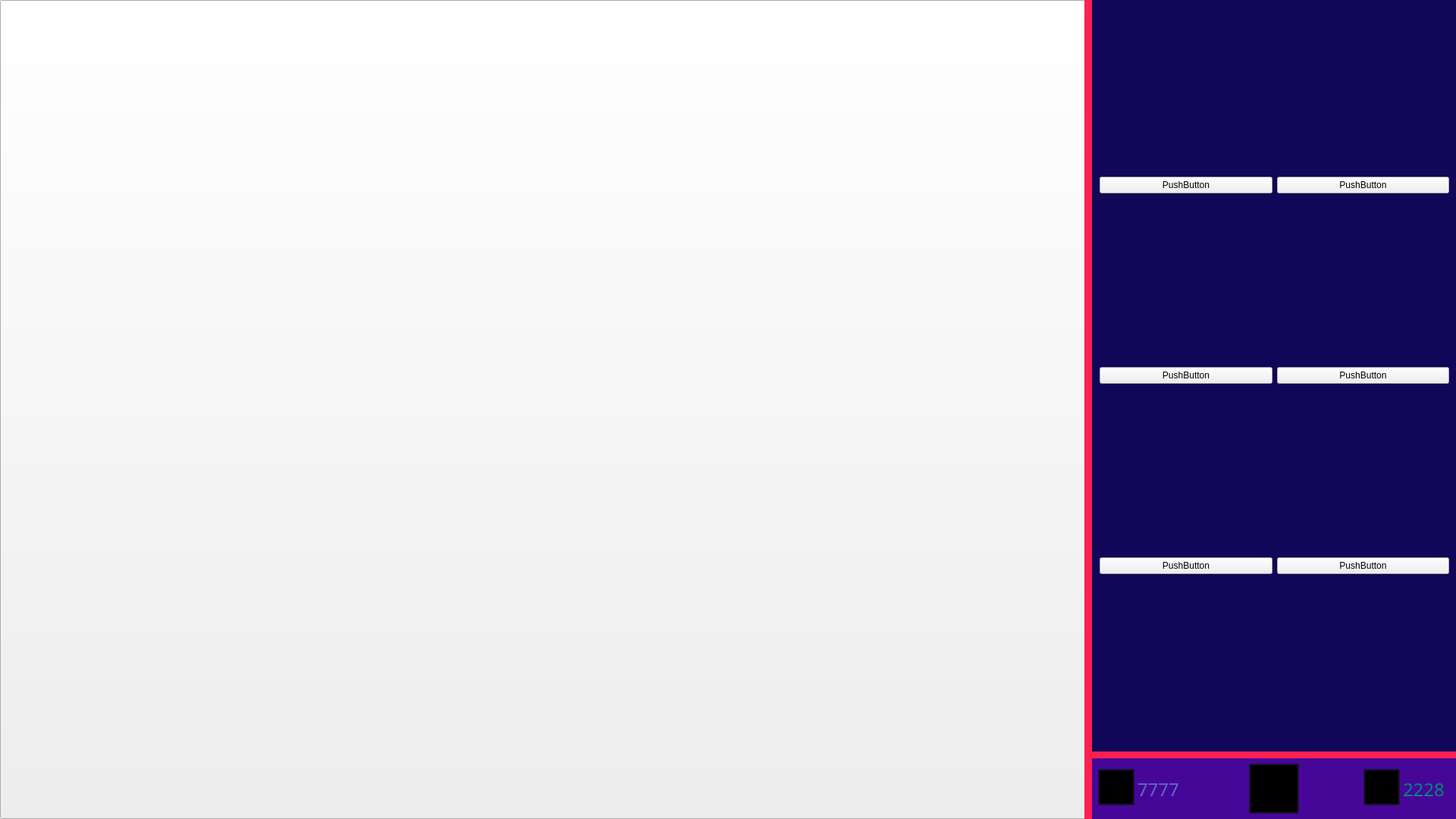
<?xml version="1.0" encoding="UTF-8"?>
<ui version="4.0">
 <class>MainWindow</class>
 <widget class="QMainWindow" name="MainWindow">
  <property name="geometry">
   <rect>
    <x>0</x>
    <y>0</y>
    <width>1920</width>
    <height>1080</height>
   </rect>
  </property>
  <property name="windowTitle">
   <string>MainWindow</string>
  </property>
  <widget class="QWidget" name="centralwidget">
   <widget class="QPushButton" name="pushButton">
    <property name="geometry">
     <rect>
      <x>0</x>
      <y>0</y>
      <width>1920</width>
      <height>1080</height>
     </rect>
    </property>
    <property name="text">
     <string/>
    </property>
    <property name="icon">
     <iconset>
      <normaloff>FonKomp.png</normaloff>FonKomp.png</iconset>
    </property>
    <property name="iconSize">
     <size>
      <width>1920</width>
      <height>1080</height>
     </size>
    </property>
   </widget>
   <widget class="QLabel" name="label">
    <property name="geometry">
     <rect>
      <x>1440</x>
      <y>0</y>
      <width>480</width>
      <height>991</height>
     </rect>
    </property>
    <property name="styleSheet">
     <string notr="true">background-color: rgb(51, 0, 77);</string>
    </property>
    <property name="text">
     <string/>
    </property>
   </widget>
   <widget class="QLabel" name="label_2">
    <property name="geometry">
     <rect>
      <x>1440</x>
      <y>990</y>
      <width>481</width>
      <height>10</height>
     </rect>
    </property>
    <property name="styleSheet">
     <string notr="true">background-color: rgb(255, 32, 81);</string>
    </property>
    <property name="frameShape">
     <enum>QFrame::NoFrame</enum>
    </property>
    <property name="text">
     <string/>
    </property>
   </widget>
   <widget class="QWidget" name="gridLayoutWidget">
    <property name="geometry">
     <rect>
      <x>1450</x>
      <y>10</y>
      <width>461</width>
      <height>971</height>
     </rect>
    </property>
    <layout class="QGridLayout" name="gridLayout">
     <item row="0" column="0">
      <widget class="QPushButton" name="pushButton_4">
       <property name="minimumSize">
        <size>
         <width>100</width>
         <height>225</height>
        </size>
       </property>
       <property name="styleSheet">
        <string notr="true">background-color: transparent;</string>
       </property>
       <property name="text">
        <string/>
       </property>
       <property name="icon">
        <iconset>
         <normaloff>Kart1.png</normaloff>Kart1.png</iconset>
       </property>
       <property name="iconSize">
        <size>
         <width>149</width>
         <height>225</height>
        </size>
       </property>
      </widget>
     </item>
     <item row="0" column="1">
      <widget class="QPushButton" name="pushButton_5">
       <property name="minimumSize">
        <size>
         <width>100</width>
         <height>225</height>
        </size>
       </property>
       <property name="styleSheet">
        <string notr="true">background-color: transparent;</string>
       </property>
       <property name="text">
        <string/>
       </property>
       <property name="icon">
        <iconset>
         <normaloff>Kart2.png</normaloff>Kart2.png</iconset>
       </property>
       <property name="iconSize">
        <size>
         <width>149</width>
         <height>225</height>
        </size>
       </property>
      </widget>
     </item>
     <item row="0" column="2">
      <widget class="QPushButton" name="pushButton_6">
       <property name="minimumSize">
        <size>
         <width>100</width>
         <height>225</height>
        </size>
       </property>
       <property name="styleSheet">
        <string notr="true">background-color: transparent;</string>
       </property>
       <property name="text">
        <string/>
       </property>
       <property name="icon">
        <iconset>
         <normaloff>Kart3.png</normaloff>Kart3.png</iconset>
       </property>
       <property name="iconSize">
        <size>
         <width>149</width>
         <height>225</height>
        </size>
       </property>
      </widget>
     </item>
     <item row="1" column="0">
      <widget class="QPushButton" name="pushButton_16">
       <property name="minimumSize">
        <size>
         <width>100</width>
         <height>225</height>
        </size>
       </property>
       <property name="styleSheet">
        <string notr="true">background-color: transparent;</string>
       </property>
       <property name="text">
        <string/>
       </property>
       <property name="icon">
        <iconset>
         <normaloff>Kart4.png</normaloff>Kart4.png</iconset>
       </property>
       <property name="iconSize">
        <size>
         <width>149</width>
         <height>225</height>
        </size>
       </property>
      </widget>
     </item>
     <item row="1" column="1">
      <widget class="QPushButton" name="pushButton_7">
       <property name="minimumSize">
        <size>
         <width>100</width>
         <height>225</height>
        </size>
       </property>
       <property name="styleSheet">
        <string notr="true">background-color: transparent;</string>
       </property>
       <property name="text">
        <string/>
       </property>
       <property name="icon">
        <iconset>
         <normaloff>Kart5.png</normaloff>Kart5.png</iconset>
       </property>
       <property name="iconSize">
        <size>
         <width>149</width>
         <height>225</height>
        </size>
       </property>
      </widget>
     </item>
     <item row="2" column="0">
      <widget class="QPushButton" name="pushButton_8">
       <property name="minimumSize">
        <size>
         <width>100</width>
         <height>225</height>
        </size>
       </property>
       <property name="styleSheet">
        <string notr="true">background-color: transparent;</string>
       </property>
       <property name="text">
        <string/>
       </property>
       <property name="icon">
        <iconset>
         <normaloff>Kart7.png</normaloff>Kart7.png</iconset>
       </property>
       <property name="iconSize">
        <size>
         <width>149</width>
         <height>225</height>
        </size>
       </property>
      </widget>
     </item>
     <item row="2" column="1">
      <widget class="QPushButton" name="pushButton_10">
       <property name="minimumSize">
        <size>
         <width>100</width>
         <height>225</height>
        </size>
       </property>
       <property name="styleSheet">
        <string notr="true">background-color: transparent;</string>
       </property>
       <property name="text">
        <string/>
       </property>
       <property name="icon">
        <iconset>
         <normaloff>Kart8.png</normaloff>Kart8.png</iconset>
       </property>
       <property name="iconSize">
        <size>
         <width>149</width>
         <height>225</height>
        </size>
       </property>
      </widget>
     </item>
     <item row="3" column="0">
      <widget class="QPushButton" name="pushButton_11">
       <property name="minimumSize">
        <size>
         <width>100</width>
         <height>225</height>
        </size>
       </property>
       <property name="styleSheet">
        <string notr="true">background-color: transparent;</string>
       </property>
       <property name="text">
        <string/>
       </property>
       <property name="icon">
        <iconset>
         <normaloff>Kart10.png</normaloff>Kart10.png</iconset>
       </property>
       <property name="iconSize">
        <size>
         <width>149</width>
         <height>225</height>
        </size>
       </property>
      </widget>
     </item>
     <item row="3" column="1">
      <widget class="QPushButton" name="pushButton_13">
       <property name="minimumSize">
        <size>
         <width>100</width>
         <height>225</height>
        </size>
       </property>
       <property name="styleSheet">
        <string notr="true">background-color: transparent;</string>
       </property>
       <property name="text">
        <string/>
       </property>
       <property name="icon">
        <iconset>
         <normaloff>Kart11.png</normaloff>Kart11.png</iconset>
       </property>
       <property name="iconSize">
        <size>
         <width>149</width>
         <height>225</height>
        </size>
       </property>
      </widget>
     </item>
     <item row="3" column="2">
      <widget class="QPushButton" name="pushButton_14">
       <property name="minimumSize">
        <size>
         <width>100</width>
         <height>225</height>
        </size>
       </property>
       <property name="styleSheet">
        <string notr="true">background-color: transparent;</string>
       </property>
       <property name="text">
        <string/>
       </property>
       <property name="icon">
        <iconset>
         <normaloff>Kart12.png</normaloff>Kart12.png</iconset>
       </property>
       <property name="iconSize">
        <size>
         <width>149</width>
         <height>225</height>
        </size>
       </property>
      </widget>
     </item>
     <item row="2" column="2">
      <widget class="QPushButton" name="pushButton_12">
       <property name="minimumSize">
        <size>
         <width>100</width>
         <height>225</height>
        </size>
       </property>
       <property name="styleSheet">
        <string notr="true">background-color: transparent;</string>
       </property>
       <property name="text">
        <string/>
       </property>
       <property name="icon">
        <iconset>
         <normaloff>Kart9.png</normaloff>Kart9.png</iconset>
       </property>
       <property name="iconSize">
        <size>
         <width>149</width>
         <height>225</height>
        </size>
       </property>
      </widget>
     </item>
     <item row="1" column="2">
      <widget class="QPushButton" name="pushButton_9">
       <property name="minimumSize">
        <size>
         <width>100</width>
         <height>225</height>
        </size>
       </property>
       <property name="styleSheet">
        <string notr="true">background-color: transparent;</string>
       </property>
       <property name="text">
        <string/>
       </property>
       <property name="icon">
        <iconset>
         <normaloff>Kart6.png</normaloff>Kart6.png</iconset>
       </property>
       <property name="iconSize">
        <size>
         <width>149</width>
         <height>225</height>
        </size>
       </property>
      </widget>
     </item>
    </layout>
   </widget>
   <widget class="QLabel" name="label_5">
    <property name="geometry">
     <rect>
      <x>1439</x>
      <y>1000</y>
      <width>481</width>
      <height>81</height>
     </rect>
    </property>
    <property name="styleSheet">
     <string notr="true">
background-color: rgb(70, 7, 153);</string>
    </property>
    <property name="text">
     <string/>
    </property>
   </widget>
   <widget class="QLabel" name="label_6">
    <property name="geometry">
     <rect>
      <x>1430</x>
      <y>0</y>
      <width>10</width>
      <height>1081</height>
     </rect>
    </property>
    <property name="styleSheet">
     <string notr="true">background-color: rgb(255, 32, 81);</string>
    </property>
    <property name="frameShape">
     <enum>QFrame::NoFrame</enum>
    </property>
    <property name="text">
     <string/>
    </property>
   </widget>
   <widget class="QLabel" name="label_3">
    <property name="geometry">
     <rect>
      <x>1500</x>
      <y>1020</y>
      <width>61</width>
      <height>41</height>
     </rect>
    </property>
    <property name="font">
     <font>
      <family>OCR A Extended</family>
      <pointsize>18</pointsize>
     </font>
    </property>
    <property name="styleSheet">
     <string notr="true">color: rgb(92, 107, 192);</string>
    </property>
    <property name="text">
     <string>7777</string>
    </property>
   </widget>
   <widget class="QPushButton" name="pushButton_2">
    <property name="geometry">
     <rect>
      <x>1448</x>
      <y>1014</y>
      <width>48</width>
      <height>48</height>
     </rect>
    </property>
    <property name="styleSheet">
     <string notr="true">background-color: transparent;</string>
    </property>
    <property name="text">
     <string/>
    </property>
    <property name="icon">
     <iconset>
      <normaloff>kompManOsn.png</normaloff>kompManOsn.png</iconset>
    </property>
    <property name="iconSize">
     <size>
      <width>48</width>
      <height>48</height>
     </size>
    </property>
   </widget>
   <widget class="QPushButton" name="pushButton_3">
    <property name="geometry">
     <rect>
      <x>1798</x>
      <y>1014</y>
      <width>48</width>
      <height>48</height>
     </rect>
    </property>
    <property name="styleSheet">
     <string notr="true">background-color: transparent;</string>
    </property>
    <property name="text">
     <string/>
    </property>
    <property name="icon">
     <iconset>
      <normaloff>KonpManVtor.png</normaloff>KonpManVtor.png</iconset>
    </property>
    <property name="iconSize">
     <size>
      <width>48</width>
      <height>48</height>
     </size>
    </property>
   </widget>
   <widget class="QLabel" name="label_4">
    <property name="geometry">
     <rect>
      <x>1850</x>
      <y>1020</y>
      <width>61</width>
      <height>41</height>
     </rect>
    </property>
    <property name="font">
     <font>
      <family>OCR A Extended</family>
      <pointsize>18</pointsize>
     </font>
    </property>
    <property name="styleSheet">
     <string notr="true">color: rgb(0, 137, 123);</string>
    </property>
    <property name="text">
     <string>2228</string>
    </property>
   </widget>
   <widget class="QPushButton" name="pushButton_15">
    <property name="geometry">
     <rect>
      <x>1647</x>
      <y>1007</y>
      <width>66</width>
      <height>66</height>
     </rect>
    </property>
    <property name="styleSheet">
     <string notr="true">background-color: transparent;</string>
    </property>
    <property name="text">
     <string/>
    </property>
    <property name="icon">
     <iconset>
      <normaloff>KompObnPlan.png</normaloff>KompObnPlan.png</iconset>
    </property>
    <property name="iconSize">
     <size>
      <width>66</width>
      <height>66</height>
     </size>
    </property>
   </widget>
   <widget class="QLabel" name="label_7">
    <property name="geometry">
     <rect>
      <x>1440</x>
      <y>0</y>
      <width>480</width>
      <height>991</height>
     </rect>
    </property>
    <property name="styleSheet">
     <string notr="true">background-color: rgb(17, 6, 88);</string>
    </property>
    <property name="text">
     <string/>
    </property>
   </widget>
   <widget class="QWidget" name="gridLayoutWidget_2">
    <property name="geometry">
     <rect>
      <x>1450</x>
      <y>10</y>
      <width>461</width>
      <height>971</height>
     </rect>
    </property>
    <layout class="QGridLayout" name="gridLayout_2">
     <item row="0" column="1">
      <widget class="QPushButton" name="pushButton_18">
       <property name="text">
        <string>PushButton</string>
       </property>
      </widget>
     </item>
     <item row="0" column="0">
      <widget class="QPushButton" name="pushButton_17">
       <property name="text">
        <string>PushButton</string>
       </property>
      </widget>
     </item>
     <item row="1" column="1">
      <widget class="QPushButton" name="pushButton_19">
       <property name="text">
        <string>PushButton</string>
       </property>
      </widget>
     </item>
     <item row="1" column="0">
      <widget class="QPushButton" name="pushButton_20">
       <property name="text">
        <string>PushButton</string>
       </property>
      </widget>
     </item>
     <item row="2" column="0">
      <widget class="QPushButton" name="pushButton_21">
       <property name="text">
        <string>PushButton</string>
       </property>
      </widget>
     </item>
     <item row="2" column="1">
      <widget class="QPushButton" name="pushButton_22">
       <property name="text">
        <string>PushButton</string>
       </property>
      </widget>
     </item>
    </layout>
   </widget>
  </widget>
 </widget>
 <resources/>
 <connections/>
</ui>
